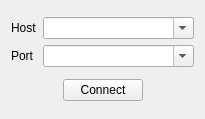
<?xml version="1.0" encoding="UTF-8"?>
<ui version="4.0">
 <class>TcpClientWidgetClass</class>
 <widget class="QWidget" name="TcpClientWidgetClass">
  <property name="geometry">
   <rect>
    <x>0</x>
    <y>0</y>
    <width>205</width>
    <height>119</height>
   </rect>
  </property>
  <property name="windowTitle">
   <string>TcpClientWidget</string>
  </property>
  <layout class="QVBoxLayout" name="verticalLayout">
   <item>
    <layout class="QGridLayout" name="gridLayout_5" columnstretch="0,1">
     <item row="1" column="1">
      <widget class="QComboBoxWithDelete" name="port_box">
       <property name="editable">
        <bool>true</bool>
       </property>
      </widget>
     </item>
     <item row="1" column="0">
      <widget class="QLabel" name="label_10">
       <property name="text">
        <string>Port</string>
       </property>
      </widget>
     </item>
     <item row="0" column="1">
      <widget class="QComboBoxWithDelete" name="host_box">
       <property name="editable">
        <bool>true</bool>
       </property>
      </widget>
     </item>
     <item row="0" column="0">
      <widget class="QLabel" name="label_8">
       <property name="text">
        <string>Host</string>
       </property>
      </widget>
     </item>
    </layout>
   </item>
   <item>
    <layout class="QHBoxLayout" name="horizontalLayout_4">
     <item>
      <spacer name="horizontalSpacer">
       <property name="orientation">
        <enum>Qt::Horizontal</enum>
       </property>
       <property name="sizeHint" stdset="0">
        <size>
         <width>40</width>
         <height>20</height>
        </size>
       </property>
      </spacer>
     </item>
     <item>
      <widget class="QPushButton" name="connect_btn">
       <property name="styleSheet">
        <string notr="true"/>
       </property>
       <property name="text">
        <string>Connect</string>
       </property>
      </widget>
     </item>
     <item>
      <spacer name="horizontalSpacer_2">
       <property name="orientation">
        <enum>Qt::Horizontal</enum>
       </property>
       <property name="sizeHint" stdset="0">
        <size>
         <width>40</width>
         <height>20</height>
        </size>
       </property>
      </spacer>
     </item>
    </layout>
   </item>
  </layout>
 </widget>
 <layoutdefault spacing="6" margin="11"/>
 <customwidgets>
  <customwidget>
   <class>QComboBoxWithDelete</class>
   <extends>QComboBox</extends>
   <header>custom/QComboBoxWithDelete.h</header>
  </customwidget>
 </customwidgets>
 <resources/>
 <connections/>
</ui>
